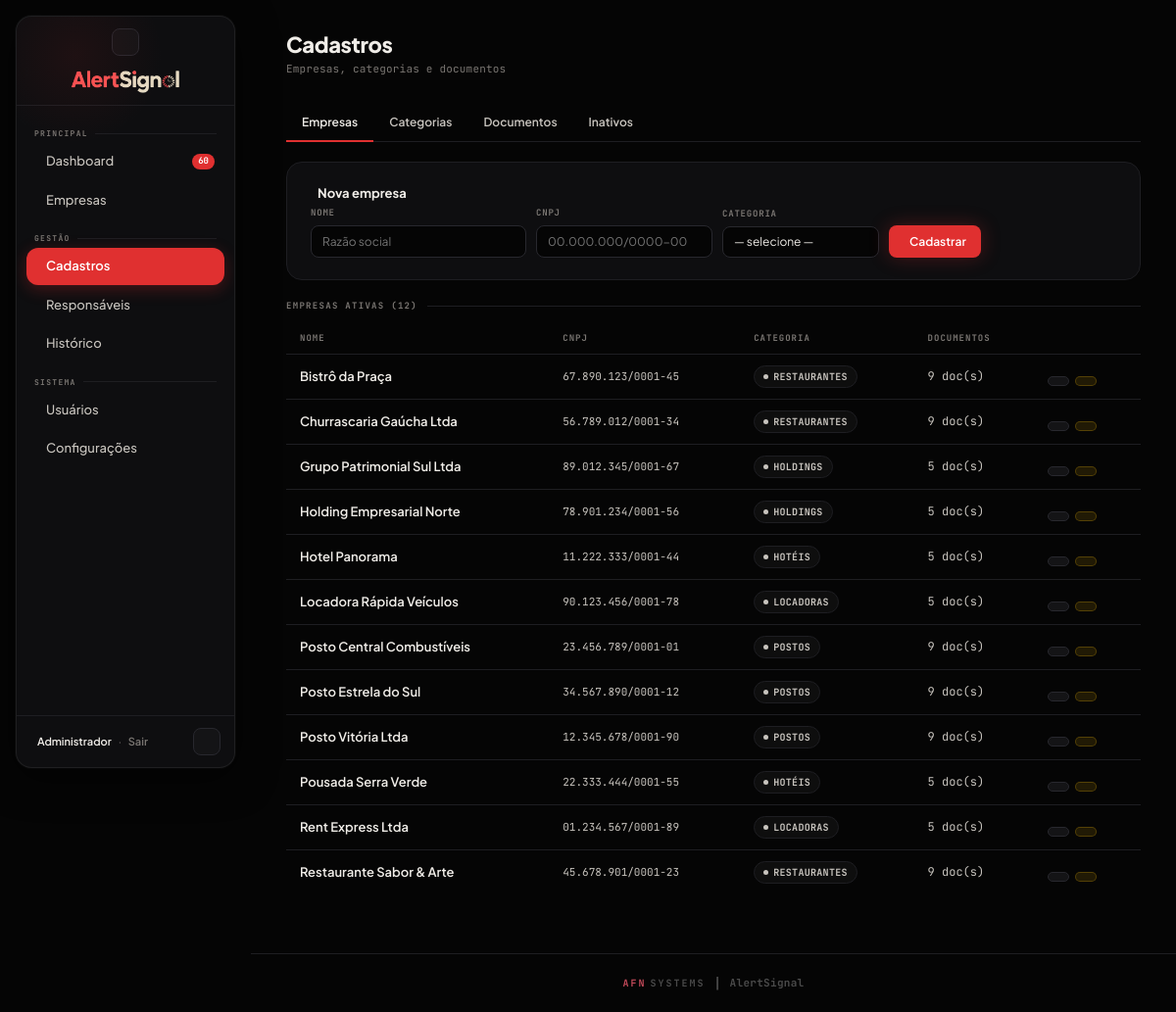
Page /cadastros (signed in) on the committed database.
### tables this page shows
CREATE TABLE empresas (
            id           INTEGER PRIMARY KEY AUTOINCREMENT,
            nome         TEXT NOT NULL,
            cnpj         TEXT,
            categoria_id INTEGER REFERENCES categorias(id),
            ativa        INTEGER DEFAULT 1
        );

### app.py (the view)
@app.route('/cadastros')
@login_obrigatorio
def cadastros():
    conn = get_connection()
    categorias = conn.execute('SELECT c.*, COUNT(e.id) as total_empresas FROM categorias c LEFT JOIN empresas e ON e.categoria_id=c.id GROUP BY c.id ORDER BY c.nome').fetchall()
    empresas_ativas = conn.execute('''
        SELECT e.*, c.nome as categoria_nome, COUNT(d.id) as total_docs
        FROM empresas e JOIN categorias c ON c.id=e.categoria_id
        LEFT JOIN documentos d ON d.empresa_id=e.id
        WHERE e.ativa=1 GROUP BY e.id ORDER BY e.nome
    ''').fetchall()
    empresas_inativas = conn.execute('''
        SELECT e.*, c.nome as categoria_nome FROM empresas e
        JOIN categorias c ON c.id=e.categoria_id WHERE e.ativa=0 ORDER BY e.nome
    ''').fetchall()
    conn.close()
    return render_template('cadastros.html', categorias=categorias,
                           empresas_ativas=empresas_ativas, empresas_inativas=empresas_inativas,
                           tipos_doc=TIPOS_DOC)

### app.py (called while the page is built)
def login_obrigatorio(f):
    @wraps(f)
    def wrapper(*args, **kwargs):
        if 'usuario_id' not in session:
            return redirect(url_for('login'))
        return f(*args, **kwargs)
    return wrapper

@app.context_processor
def inject_globals():
    urgentes_count = 0
    if 'usuario_id' in session:
        try:
            conn = get_connection()
            urgentes_count = conn.execute(
                "SELECT COUNT(*) FROM documentos d JOIN empresas e ON e.id=d.empresa_id "
                "WHERE d.status IN ('VENCIDO','RENOVAR') AND e.ativa=1"
            ).fetchone()[0]
            conn.close()
        except Exception:
            pass
    return {'now': datetime.now(), 'urgentes_count': urgentes_count}

### database.py (called while the page is built)
def get_connection():
    conn = sqlite3.connect(DB_PATH)
    conn.row_factory = sqlite3.Row
    return conn

### templates/cadastros.html (shortened to what this page needs)
{% extends 'layout.html' %}
{% set active = 'cadastros' %}
{% block page %}
<div class="pg-head">
  <h1>Cadastros</h1>
  <div class="sub">Empresas, categorias e documentos</div>
</div>
<div class="tabs">
  <div class="tab active" onclick="mudarTab(this,'tab-empresas')">Empresas</div>
  <div class="tab" onclick="mudarTab(this,'tab-categorias')">Categorias</div>
  <div class="tab" onclick="mudarTab(this,'tab-documentos')">Documentos</div>
  <div class="tab" onclick="mudarTab(this,'tab-inativos')">Inativos</div>
</div>
<div id="tab-empresas" class="tab-panel">
  <div class="form-card" style="margin-bottom:20px">
    <h3> Nova empresa</h3>
    <form method="POST" action="{{ url_for('empresa_nova') }}" style="display:flex;gap:10px;flex-wrap:wrap;align-items:flex-end">
      <div>
        <label style="font-size:9px;letter-spacing:.8px;text-transform:uppercase;color:var(--text3);display:block;margin-bottom:5px;font-family:'JetBrains Mono',monospace;font-weight:700">Nome</label>
        <input class="form-input" type="text" name="nome" placeholder="Razão social" required style="width:220px">
      </div>
      <div>
        <label style="font-size:9px;letter-spacing:.8px;text-transform:uppercase;color:var(--text3);display:block;margin-bottom:5px;font-family:'JetBrains Mono',monospace;font-weight:700">CNPJ</label>
        <input class="form-input" type="text" name="cnpj" placeholder="00.000.000/0000-00" style="width:180px">
      </div>
      <div>
        <label style="font-size:9px;letter-spacing:.8px;text-transform:uppercase;color:var(--text3);display:block;margin-bottom:5px;font-family:'JetBrains Mono',monospace;font-weight:700">Categoria</label>
        <select class="form-input" name="categoria_id" required style="width:160px">
          <option value="">— selecione —</option>
        </select>
      </div>
      <button type="submit" class="btn btn-primary"> Cadastrar</button>
    </form>
  </div>
  <div class="sec-head">Empresas ativas ({{ empresas_ativas|length }})</div>
  <table class="doc-table">
    <thead><tr><th>Nome</th><th>CNPJ</th><th>Categoria</th><th>Documentos</th><th></th></tr></thead>
    <tbody>
      {% for emp in empresas_ativas %}
      <tr>
        <td class="doc-name">{{ emp.nome }}</td>
        <td style="font-family:'JetBrains Mono',monospace;font-size:11px;color:var(--text2)">{{ emp.cnpj or '—' }}</td>
        <td><span class="badge badge-none">{{ emp.categoria_nome }}</span></td>
        <td style="font-family:'JetBrains Mono',monospace;font-size:12px;color:var(--text2)">{{ emp.total_docs }} doc(s)</td>
        <td style="white-space:nowrap">
          <a href="/empresa/{{ emp.id }}" class="btn" style="font-size:11px;padding:4px 10px;margin-right:4px"></a>
          <form method="POST" action="/empresa/{{ emp.id }}/inativar" style="display:inline" onsubmit="return confirm('Inativar {{ emp.nome }}?')">
            <button type="submit" class="btn btn-warn" style="font-size:11px;padding:4px 10px;margin-right:4px"></button>
          </form>
        </td>
      </tr>
      {% endfor %}
    </tbody>
  </table>
</div>
{% endblock %}

### templates/base.html (style rules this page uses)
:root { --bg: #050505; --surface: #0e0e10; --surface-alt: #141416; --surface-hov: #1a1a1e; --line: #1e1e22; --line2: #28282e; --text: #f0ede8; --text2: #c8c4be; --text3: #7a7672; --acc: #e03030; --acc2: #ff4444; --acc-dim: rgba(224,48,48,0.12); --acc-glow: rgba(224,48,48,0.28); --ok: #10b981; --ok-dim: rgba(16,185,129,0.12); --ok-border: rgba(16,185,129,0.25); --warn: #eab308; --warn-dim: rgba(234,179,8,0.12); --warn-border: rgba(234,179,8,0.25); --danger: #ef4444; --dng-dim: rgba(239,68,68,0.12); --dng-border: rgba(239,68,68,0.25); --r: 8px; --r2: 12px; --r3: 16px; --r4: 20px; --sidebar-width: 224px; --sidebar-collapsed-width: 64px; font-family: 'Plus Jakarta Sans', system-ui, sans-serif; }
*, *::before, *::after { box-sizing: border-box; margin: 0; padding: 0; }
html { font-size: 14px; -webkit-font-smoothing: antialiased; }
body { font-family: 'Plus Jakarta Sans', system-ui, sans-serif; background: var(--bg); color: var(--text); line-height: 1.5; min-height: 100vh; transition: background 200ms, color 200ms; }
a { color: inherit; text-decoration: none; }
.pg-head { margin-bottom: 28px; }
.pg-head h1 { font-size: 22px; font-weight: 800; letter-spacing: -.4px; line-height: 1.2; }
.pg-head .sub { font-size: 11px; color: var(--text3); margin-top: 4px; font-family: 'JetBrains Mono', monospace; letter-spacing: .2px; }
.sec-head { font-size: 9px; font-weight: 700; letter-spacing: 1.3px; text-transform: uppercase; color: var(--text3); margin-bottom: 12px; display: flex; align-items: center; gap: 10px; font-family: 'JetBrains Mono', monospace; }
.sec-head::after { content: ''; flex: 1; height: 1px; background: var(--line); }
.badge { display: inline-flex; align-items: center; gap: 5px; font-size: 10px; font-weight: 700; letter-spacing: .3px; text-transform: uppercase; padding: 3px 9px; border-radius: 20px; font-family: 'JetBrains Mono', monospace; white-space: nowrap; }
.badge::before { content:''; width:5px; height:5px; border-radius:50%; background:currentColor; }
.badge-none { background: rgba(255,255,255,0.04); color: var(--text2); border: 1px solid var(--line); }
.tabs { display: flex; border-bottom: 1px solid var(--line); margin-bottom: 20px; }
.tab { padding: 9px 16px; font-size: 12px; font-weight: 600; color: var(--text2); cursor: pointer; border-bottom: 2px solid transparent; margin-bottom: -1px; transition: color 150ms, border-color 150ms; }
.tab.active { color: var(--text); border-bottom-color: var(--acc); }
.doc-table { width: 100%; border-collapse: collapse; }
.doc-table th { font-size: 9px; text-transform: uppercase; letter-spacing: 1px; color: var(--text3); padding: 8px 14px; border-bottom: 1px solid var(--line); text-align: left; font-weight: 700; font-family: 'JetBrains Mono', monospace; }
.doc-table td { padding: 11px 14px; border-bottom: 1px solid var(--line); vertical-align: middle; font-size: 13px; }
.doc-table tr:last-child td { border-bottom: none; }
.doc-table tbody tr { transition: background 100ms; }
.doc-name { font-weight: 600; }
.form-card { background: var(--surface); border: 1px solid var(--line); border-radius: var(--r3); padding: 22px 24px; margin-bottom: 14px; }
.form-card h3 { font-size: 13px; font-weight: 700; margin-bottom: 4px; display: flex; align-items: center; gap: 7px; }
.form-input { background: var(--bg); border: 1px solid var(--line2); border-radius: var(--r); color: var(--text); font-size: 12px; font-family: 'Plus Jakarta Sans', sans-serif; padding: 8px 11px; outline: none; transition: border-color 150ms, box-shadow 150ms; }
select.form-input { appearance: none; cursor: pointer; }
.btn { display: inline-flex; align-items: center; gap: 6px; padding: 8px 14px; border-radius: var(--r); font-size: 12px; font-family: 'Plus Jakarta Sans', sans-serif; font-weight: 600; cursor: pointer; border: 1px solid var(--line2); background: var(--surface-alt); color: var(--text); transition: background 150ms, border-color 150ms, transform 100ms; }
.btn-primary { background: var(--acc); border-color: transparent; color: #fff; box-shadow: 0 0 20px var(--acc-glow); }
.btn-warn { background: var(--warn-dim); border-color: var(--warn-border); color: var(--warn); }
.main-scroll > * { animation: fadeUp 300ms cubic-bezier(.16,1,.3,1) both; }
.main-scroll > *:nth-child(1) { animation-delay: 0ms; }
.main-scroll > *:nth-child(2) { animation-delay: 40ms; }
.main-scroll > *:nth-child(3) { animation-delay: 80ms; }

### rows in the picture
empresas: nome "Bistrô da Praça", cnpj "67.890.123/0001-45", categoria_nome "RESTAURANTES", total_docs "9"
empresas: nome "Churrascaria Gaúcha Ltda", cnpj "56.789.012/0001-34", categoria_nome "RESTAURANTES", total_docs "9"
empresas: nome "Grupo Patrimonial Sul Ltda", cnpj "89.012.345/0001-67", categoria_nome "HOLDINGS", total_docs "5"
empresas: nome "Holding Empresarial Norte", cnpj "78.901.234/0001-56", categoria_nome "HOLDINGS", total_docs "5"
empresas: nome "Hotel Panorama", cnpj "11.222.333/0001-44", categoria_nome "HOTÉIS", total_docs "5"
empresas: nome "Locadora Rápida Veículos", cnpj "90.123.456/0001-78", categoria_nome "LOCADORAS", total_docs "5"
empresas: nome "Posto Central Combustíveis", cnpj "23.456.789/0001-01", categoria_nome "POSTOS", total_docs "9"
empresas: nome "Posto Estrela do Sul", cnpj "34.567.890/0001-12", categoria_nome "POSTOS", total_docs "9"
empresas: nome "Posto Vitória Ltda", cnpj "12.345.678/0001-90", categoria_nome "POSTOS", total_docs "9"
empresas: nome "Pousada Serra Verde", cnpj "22.333.444/0001-55", categoria_nome "HOTÉIS", total_docs "5"
empresas: nome "Rent Express Ltda", cnpj "01.234.567/0001-89", categoria_nome "LOCADORAS", total_docs "5"
empresas: nome "Restaurante Sabor & Arte", cnpj "45.678.901/0001-23", categoria_nome "RESTAURANTES", total_docs "9"

### other values in the picture
{{ urgentes_count }} "60"
{{ session.get('usuario_nome','') }} "Administrador"
{{ empresas_ativas|length }} "12"
